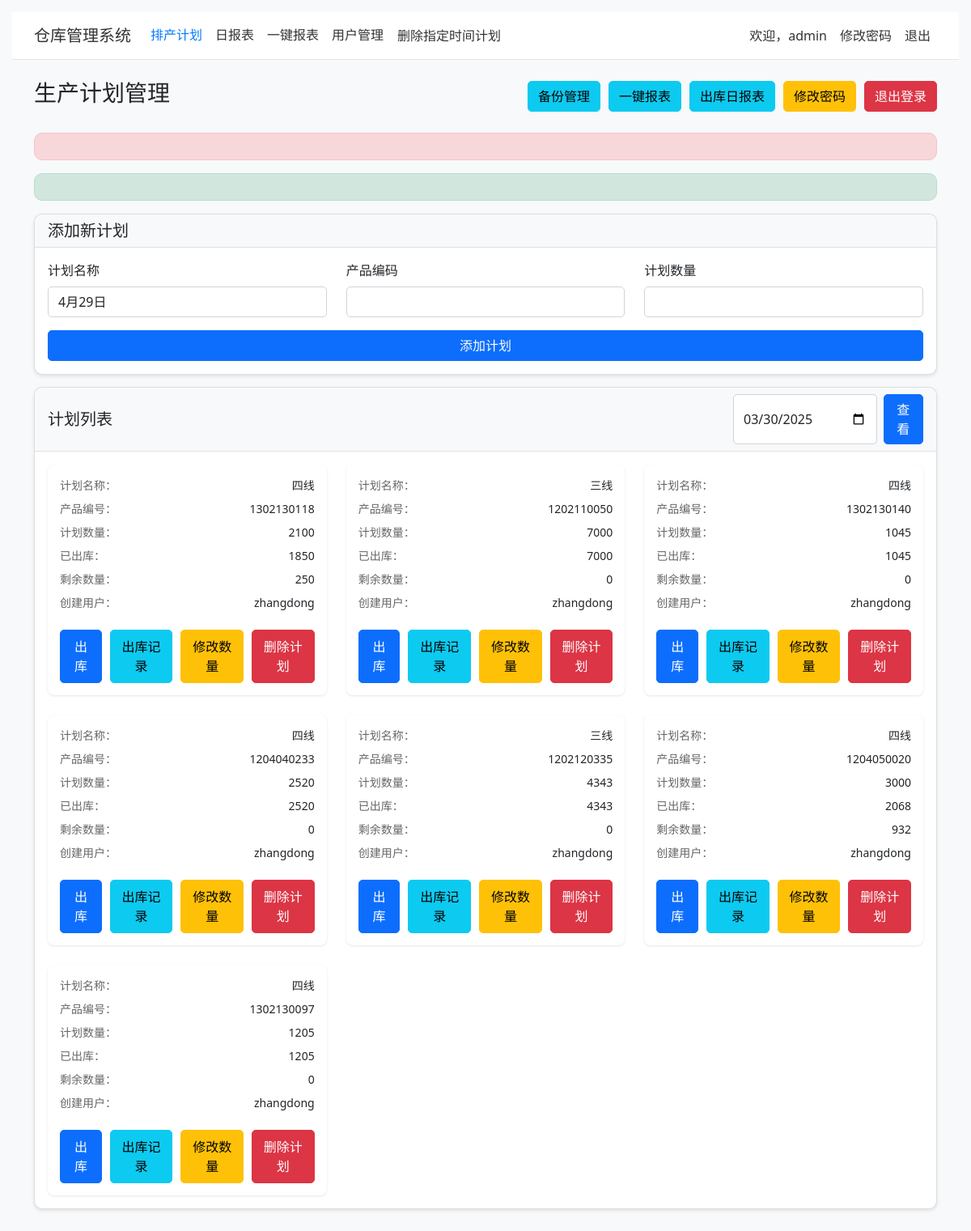
/index.php?date=2025-03-30 (signed in), run on the app's committed database.
### tables this page shows
CREATE TABLE `production_plans` (
  `id` int(11) NOT NULL AUTO_INCREMENT,
  `user_id` int(11) NOT NULL,
  `plan_name` varchar(100) NOT NULL,
  `product_code` varchar(50) NOT NULL,
  `planned_quantity` int(11) NOT NULL,
  `plan_date` date NOT NULL,
  `created_at` timestamp NOT NULL DEFAULT CURRENT_TIMESTAMP,
  PRIMARY KEY (`id`),
  KEY `user_id` (`user_id`),
  CONSTRAINT `production_plans_ibfk_1` FOREIGN KEY (`user_id`) REFERENCES `users` (`id`) ON DELETE CASCADE
);

CREATE TABLE `users` (
  `id` int(11) NOT NULL AUTO_INCREMENT,
  `username` varchar(50) NOT NULL,
  `password` varchar(255) NOT NULL,
  `role` varchar(20) NOT NULL DEFAULT 'user',
  `last_login` timestamp NULL DEFAULT NULL,
  `created_at` timestamp NOT NULL DEFAULT CURRENT_TIMESTAMP,
  PRIMARY KEY (`id`),
  UNIQUE KEY `username` (`username`)
);

### index.php (the view, shortened to what this page needs)
<?php
require_once 'config.php';
$user_id = $_SESSION['user_id'];
$username = $_SESSION['username'];
$is_admin = $_SESSION['role'] === ROLE_ADMIN;
$is_storage = $_SESSION['role'] === ROLE_STORAGE;
$error = '';
$success = '';
$selected_date = isset($_GET['date']) ? $_GET['date'] : date('Y-m-d');
try {
    if ($is_admin || $is_storage) {
        $stmt = $pdo->prepare("
            SELECT p.*, u.username as user_name,
            COALESCE((SELECT SUM(outbound_quantity) FROM outbound_records WHERE plan_id = p.id), 0) as total_outbound,
            p.planned_quantity - COALESCE((SELECT SUM(outbound_quantity) FROM outbound_records WHERE plan_id = p.id), 0) as remaining_quantity
            FROM production_plans p
            LEFT JOIN users u ON p.user_id = u.id
            WHERE DATE(p.plan_date) = ?
            ORDER BY p.plan_date DESC, p.id DESC
        ");
        $stmt->execute([$selected_date]);
    }
    $plans = $stmt->fetchAll();
} catch(PDOException $e) {
    $error = "获取计划列表失败：" . $e->getMessage();
}
?>
<!DOCTYPE html>
<html lang="zh-CN">
<head>
    <link href="https://cdn.jsdelivr.net/npm/bootstrap@5.1.3/dist/css/bootstrap.min.css" rel="stylesheet">
</head>
<body>
    <nav class="navbar navbar-expand-lg navbar-light mb-4">
        <div class="container">
            <a class="navbar-brand" href="index.php">仓库管理系统</a>
            <div class="collapse navbar-collapse" id="navbarNav">
                <ul class="navbar-nav me-auto">
                    <li class="nav-item">
                        <a class="nav-link active" href="index.php">排产计划</a>
                    </li>
                    <li class="nav-item">
                        <a class="nav-link" href="daily_report.php">日报表</a>
                    </li>
                    <li class="nav-item">
                        <a class="nav-link" href="report.php">一键报表</a>
                    </li>
                    <?php if ($is_admin): ?>
                    <li class="nav-item">
                        <a class="nav-link" href="manage_users.php">用户管理</a>
                    </li>
                    <li class="nav-item">
                        <button type="button" class="nav-link btn btn-link text-danger" data-bs-toggle="modal" data-bs-target="#deletePlansByDateModal">
                            删除指定时间计划
                        </button>
                    </li>
                    <?php endif; ?>
                </ul>
                <ul class="navbar-nav">
                    <li class="nav-item">
                        <span class="nav-link">欢迎，<?php echo htmlspecialchars($username); ?></span>
                    </li>
                    <li class="nav-item">
                        <a class="nav-link" href="change_password.php">修改密码</a>
                    </li>
                    <li class="nav-item">
                        <a class="nav-link" href="logout.php">退出</a>
                    </li>
                </ul>
            </div>
        </div>
    </nav>
    <div class="container">
        <div class="d-flex justify-content-between align-items-center mb-4">
            <h1 class="h3">生产计划管理</h1>
            <div>
                <div class="d-flex gap-2">
                    <div class="nav-buttons">
                        <?php if ($is_admin || $is_storage): ?>
                        <a href="backup.php" class="btn btn-info">备份管理</a>
                        <?php endif; ?>
                        <a href="report.php" class="btn btn-info">一键报表</a>
                        <a href="daily_report.php" class="btn btn-info">出库日报表</a>
                        <a href="change_password.php" class="btn btn-warning">修改密码</a>
                        <a href="logout.php" class="btn btn-danger">退出登录</a>
                    </div>
                </div>
            </div>
        </div>
        <?php if (isset($error)): ?>
            <div class="alert alert-danger"><?php echo htmlspecialchars($error); ?></div>
        <?php endif; ?>
        <?php if (isset($success)): ?>
            <div class="alert alert-success"><?php echo htmlspecialchars($success); ?></div>
        <?php endif; ?>
        <div class="card">
            <div class="card-header">
                <h5 class="mb-0">添加新计划</h5>
            </div>
            <div class="card-body">
                <form method="POST">
                    <div class="row">
                        <div class="col-md-4">
                            <div class="mb-3">
                                <label class="form-label">计划名称</label>
                                <input type="text" name="plan_name" class="form-control" value="<?php echo date('n月j日'); ?>" required>
                            </div>
                        </div>
                        <div class="col-md-4">
                            <div class="mb-3">
                                <label class="form-label">产品编码</label>
                                <input type="text" name="product_code" class="form-control" required>
                            </div>
                        </div>
                        <div class="col-md-4">
                            <div class="mb-3">
                                <label class="form-label">计划数量</label>
                                <input type="number" name="planned_quantity" class="form-control" required>
                            </div>
                        </div>
                    </div>
                    <button type="submit" name="add_plan" class="btn btn-primary w-100">添加计划</button>
                </form>
            </div>
        </div>
        <div class="card">
            <div class="card-header d-flex justify-content-between align-items-center">
                <h5 class="mb-0">计划列表</h5>
                <form method="GET" class="d-flex gap-2">
                    <input type="date" name="date" class="form-control" value="<?php echo htmlspecialchars($selected_date); ?>">
                    <button type="submit" class="btn btn-primary">查看</button>
                </form>
            </div>
            <div class="card-body">
                <div class="row row-cols-1 row-cols-md-2 row-cols-lg-3 g-4">
                    <?php foreach ($plans as $plan): ?>
                        <div class="col">
                            <div class="plan-card">
                                <div class="plan-info">
                                    <div class="info-item">
                                        <span class="info-label">计划名称：</span>
                                        <span class="info-value"><?php echo htmlspecialchars($plan['plan_name']); ?></span>
                                    </div>
                                    <div class="info-item">
                                        <span class="info-label">产品编号：</span>
                                        <span class="info-value"><?php echo htmlspecialchars($plan['product_code'] ?? '未设置'); ?></span>
                                    </div>
                                    <div class="info-item">
                                        <span class="info-label">计划数量：</span>
                                        <span class="info-value"><?php echo $plan['planned_quantity']; ?></span>
                                    </div>
                                    <div class="info-item">
                                        <span class="info-label">已出库：</span>
                                        <span class="info-value"><?php echo $plan['total_outbound']; ?></span>
                                    </div>
                                    <div class="info-item">
                                        <span class="info-label">剩余数量：</span>
                                        <span class="info-value"><?php echo $plan['remaining_quantity']; ?></span>
                                    </div>
                                    <?php if ($is_admin): ?>
                                    <div class="info-item">
                                        <span class="info-label">创建用户：</span>
                                        <span class="info-value"><?php echo htmlspecialchars($plan['user_name']); ?></span>
                                    </div>
                                    <?php endif; ?>
                                </div>
                                <div class="plan-actions">
                                    <div class="nav-buttons">
                                        <button type="button" class="btn btn-primary"
                                                data-bs-toggle="modal"
                                                data-bs-target="#outboundModal<?php echo $plan['id']; ?>"
                                                <?php if ($is_storage) echo 'style="display:none;"'; ?>>
                                            出库
                                        </button>
                                        <button type="button" class="btn btn-info"
                                                data-bs-toggle="modal"
                                                data-bs-target="#outboundRecordsModal<?php echo $plan['id']; ?>">
                                            出库记录
                                        </button>
                                        <?php if ($is_admin || (!$is_storage && $plan['user_id'] == $user_id)): ?>
                                        <a href="edit_plan_quantity.php?id=<?php echo $plan['id']; ?>"
                                           class="btn btn-warning">修改数量</a>
                                        <a href="delete_plan.php?id=<?php echo $plan['id']; ?>"
                                           class="btn btn-danger">删除计划</a>
                                        <?php endif; ?>
                                    </div>
                                </div>
                            </div>
                        </div>
                    <?php endforeach; ?>
                </div>
            </div>
        </div>
    </div>
</body>
</html>

### index.php (style rules this page uses)
body { padding: 15px; background-color: #f8f9fa; }
.card { margin-bottom: 15px; border-radius: 10px; box-shadow: 0 2px 4px rgba(0,0,0,0.1); }
.card-header { background-color: #f8f9fa; border-bottom: 1px solid #dee2e6; border-radius: 10px 10px 0 0 !important; }
.btn { border-radius: 5px; }
.form-control { border-radius: 5px; }
.alert { border-radius: 10px; }
.plan-card { background: white; border-radius: 8px; padding: 15px; box-shadow: 0 1px 3px rgba(0,0,0,0.1); height: 100%; display: flex; flex-direction: column; }
.plan-info { flex: 1; margin-bottom: 15px; }
.info-item { display: flex; justify-content: space-between; margin-bottom: 8px; font-size: 14px; }
.info-label { color: #666; }
.info-value { font-weight: 500; }
.plan-actions { margin-top: auto; }
.nav-buttons { display: flex; gap: 10px; }
.plan-actions .btn { padding: 8px 12px; }
.navbar { background-color: rgba(255, 255, 255, 0.9) !important; backdrop-filter: blur(10px); -webkit-backdrop-filter: blur(10px); border-bottom: 1px solid rgba(0, 0, 0, 0.1); transition: all 0.3s ease; }
.navbar-brand { color: #333 !important; }
.navbar-nav .nav-link { color: #333 !important; transition: color 0.3s ease; }
.navbar-nav .nav-link.active { color: #007bff !important; }

### data on the page
production_plans: plan_name "四线", product_code "1302130118", planned_quantity "2100", total_outbound "1850", remaining_quantity "250", user.username "zhangdong"
production_plans: plan_name "三线", product_code "1202110050", planned_quantity "7000", total_outbound "7000", remaining_quantity "0", user.username "zhangdong"
production_plans: plan_name "四线", product_code "1302130140", planned_quantity "1045", total_outbound "1045", remaining_quantity "0", user.username "zhangdong"
production_plans: plan_name "四线", product_code "1204040233", planned_quantity "2520", total_outbound "2520", remaining_quantity "0", user.username "zhangdong"
production_plans: plan_name "三线", product_code "1202120335", planned_quantity "4343", total_outbound "4343", remaining_quantity "0", user.username "zhangdong"
production_plans: plan_name "四线", product_code "1204050020", planned_quantity "3000", total_outbound "2068", remaining_quantity "932", user.username "zhangdong"
production_plans: plan_name "四线", product_code "1302130097", planned_quantity "1205", total_outbound "1205", remaining_quantity "0", user.username "zhangdong"

### other printed values
$username "admin"
